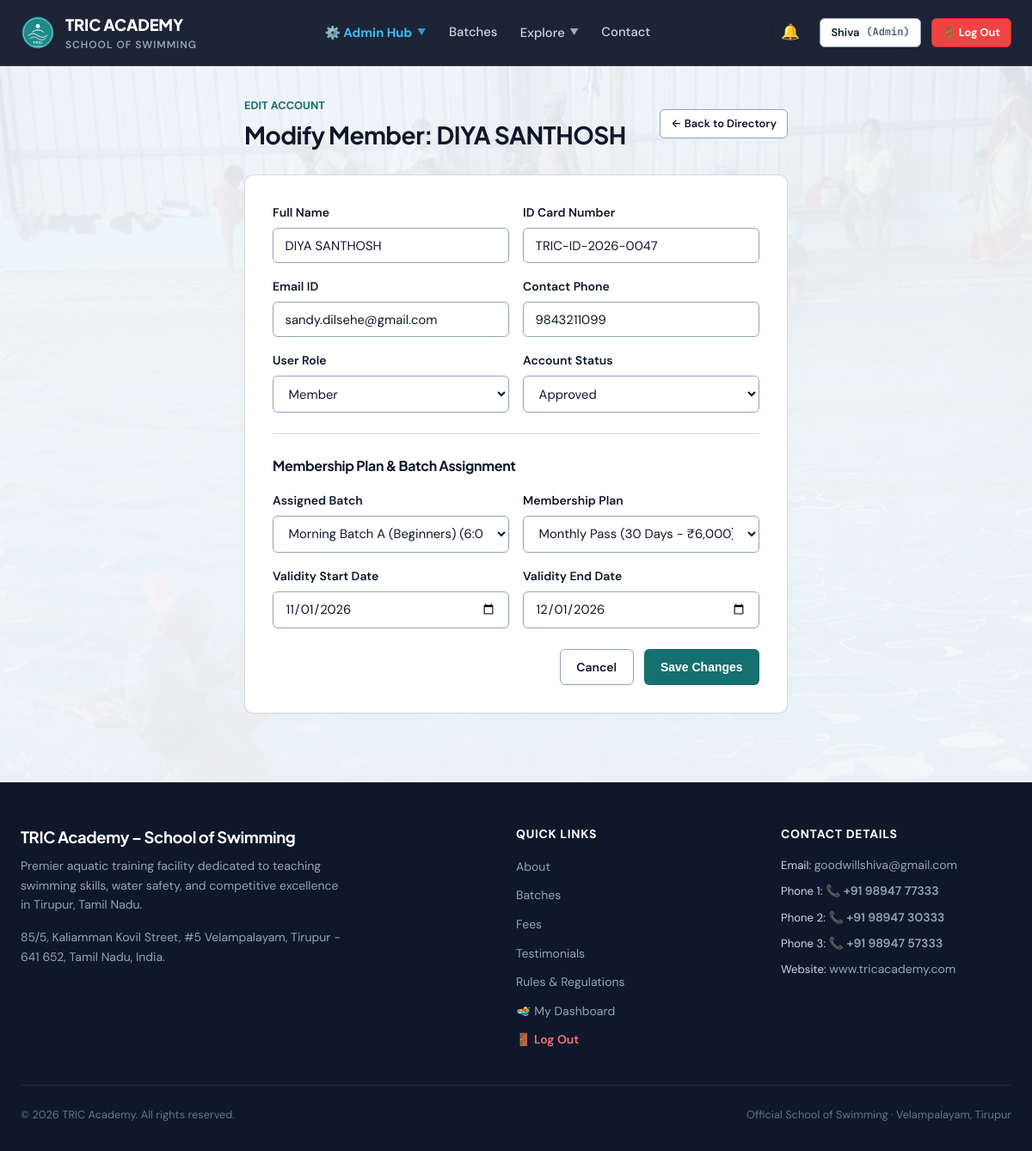
The app's page /admin/users/47/edit (signed in) with its own data.
### tables this page shows
CREATE TABLE "users" (
    id INTEGER PRIMARY KEY AUTOINCREMENT,
    app_no TEXT UNIQUE NOT NULL,
    role TEXT CHECK(role IN ('member', 'coach', 'admin')) NOT NULL DEFAULT 'member',
    status TEXT CHECK(status IN ('pending', 'approved', 'deactivated')) NOT NULL DEFAULT 'pending',
    name TEXT NOT NULL,
    email TEXT NOT NULL,
    phone TEXT NOT NULL,
    password_hash TEXT NOT NULL,
    dob DATE,
    age INTEGER,
    address TEXT,
    pincode TEXT,
    guardian_name TEXT,
    guardian_occupation TEXT,
    experience TEXT,
    pass_type_requested TEXT CHECK(pass_type_requested IN ('learn_to_swim', 'competition')) DEFAULT 'learn_to_swim',
    sponsored INTEGER DEFAULT 0,
    sponsor_cert_filename TEXT,
    photo_filename TEXT,
    health_declared INTEGER DEFAULT 0,
    rules_agreed INTEGER DEFAULT 0,
    signature_name TEXT,
    place TEXT,
    application_date DATE DEFAULT (DATE('now')),
    email_verified INTEGER DEFAULT 0,
    email_token TEXT,
    phone_verified INTEGER DEFAULT 0,
    mock_otp TEXT,
    reset_token TEXT,
    reset_token_expiry DATETIME,
    created_at DATETIME DEFAULT CURRENT_TIMESTAMP,
    rules_confirmed_at DATETIME,
    parent_id INTEGER REFERENCES users(id)
, dpdp_consent INTEGER DEFAULT 0);

CREATE TABLE office_use (
    id INTEGER PRIMARY KEY AUTOINCREMENT,
    user_id INTEGER UNIQUE NOT NULL,
    coach_recommendation TEXT,
    pass_type_issued TEXT,
    validity_start DATE,
    validity_end DATE,
    id_card_number TEXT,
    id_card_fee_paid INTEGER DEFAULT 0,
    documents_verified INTEGER DEFAULT 0,
    section_ic_signature TEXT,
    section_ic_date DATE,
    approved_by TEXT,
    approved_at DATETIME,
    FOREIGN KEY (user_id) REFERENCES users(id) ON DELETE CASCADE
);

CREATE TABLE user_memberships (
    id INTEGER PRIMARY KEY AUTOINCREMENT,
    user_id INTEGER NOT NULL,
    plan_id INTEGER NOT NULL,
    batch_id INTEGER NOT NULL,
    start_date DATE NOT NULL,
    end_date DATE NOT NULL,
    is_active INTEGER DEFAULT 1,
    created_at DATETIME DEFAULT CURRENT_TIMESTAMP,
    FOREIGN KEY (user_id) REFERENCES users(id) ON DELETE CASCADE,
    FOREIGN KEY (plan_id) REFERENCES plans(id),
    FOREIGN KEY (batch_id) REFERENCES batches(id)
);

CREATE TABLE batches (
    id INTEGER PRIMARY KEY AUTOINCREMENT,
    name TEXT NOT NULL,
    timing_desc TEXT NOT NULL,
    coach_name TEXT,
    max_capacity INTEGER DEFAULT 25,
    is_competition INTEGER DEFAULT 0
);

CREATE TABLE plans (
    id INTEGER PRIMARY KEY AUTOINCREMENT,
    name TEXT NOT NULL,
    duration_days INTEGER NOT NULL,
    fee_amount REAL NOT NULL,
    description TEXT
);

### app.py (the view, shortened to what this page needs)
@app.route('/admin/users/<int:user_id>/edit', methods=['GET', 'POST'])
@role_required(['admin'])
def admin_user_edit(user_id):
    db = get_db()
    user = db.execute(
        """
        SELECT u.*, m.plan_id, m.batch_id, m.start_date, m.end_date, o.id_card_number
        FROM users u
        LEFT JOIN user_memberships m ON u.id = m.user_id AND m.is_active = 1
        LEFT JOIN office_use o ON u.id = o.user_id
        WHERE u.id = ?
        """,
        (user_id,)
    ).fetchone()
    if not user:
        abort(404)
    batches = db.execute("SELECT * FROM batches ORDER BY id").fetchall()
    plans = db.execute("SELECT * FROM plans ORDER BY id").fetchall()
    return render_template('admin_user_edit.html', member=user, batches=batches, plans=plans)

### templates/admin_user_edit.html (shortened to what this page needs)
{% extends "base.html" %}
{% block content %}
<div class="container" style="max-width: 680px; padding-top: 2rem; padding-bottom: 5rem;">
  <div style="display: flex; justify-content: space-between; align-items: center; margin-bottom: 1.5rem;">
    <div>
      <span style="font-size: 0.8rem; font-weight: 700; color: var(--brand-primary); text-transform: uppercase;">Edit Account</span>
      <h1 style="font-size: 1.75rem;">Modify Member: {{ member.name }}</h1>
    </div>
    <a href="{{ url_for('admin_users') }}" class="btn btn-secondary btn-sm">
      ← Back to Directory
    </a>
  </div>
  <div class="card" style="padding: 2rem;">
    <form method="POST">
      <div style="display: grid; grid-template-columns: 1fr 1fr; gap: 1rem; margin-bottom: 1rem;">
        <div class="form-group" style="margin-bottom: 0;">
          <label class="form-label">Full Name</label>
          <input type="text" name="name" class="form-control" value="{{ member.name }}" required>
        </div>
        <div class="form-group" style="margin-bottom: 0;">
          <label class="form-label">ID Card Number</label>
          <input type="text" name="id_card_number" class="form-control font-mono" value="{{ member.id_card_number or '' }}">
        </div>
      </div>
      <div style="display: grid; grid-template-columns: 1fr 1fr; gap: 1rem; margin-bottom: 1rem;">
        <div class="form-group" style="margin-bottom: 0;">
          <label class="form-label">Email ID</label>
          <input type="email" name="email" class="form-control" value="{{ member.email }}" required>
        </div>
        <div class="form-group" style="margin-bottom: 0;">
          <label class="form-label">Contact Phone</label>
          <input type="tel" name="phone" class="form-control font-mono" value="{{ member.phone }}" required>
        </div>
      </div>
      <div style="display: grid; grid-template-columns: 1fr 1fr; gap: 1rem; margin-bottom: 1.5rem;">
        <div class="form-group" style="margin-bottom: 0;">
          <label class="form-label">User Role</label>
          <select name="role" class="form-control">
            <option value="member" {% if member.role == 'member' %}selected{% endif %}>Member</option>
          </select>
        </div>
        <div class="form-group" style="margin-bottom: 0;">
          <label class="form-label">Account Status</label>
          <select name="status" class="form-control">
            <option value="approved" {% if member.status == 'approved' %}selected{% endif %}>Approved</option>
          </select>
        </div>
      </div>
      <div style="border-top: 1px solid var(--border-hairline); padding-top: 1.5rem; margin-bottom: 1.5rem;">
        <h4 style="font-size: 1rem; margin-bottom: 1rem;">Membership Plan &amp; Batch Assignment</h4>
        <div style="display: grid; grid-template-columns: 1fr 1fr; gap: 1rem; margin-bottom: 1rem;">
          <div class="form-group" style="margin-bottom: 0;">
            <label class="form-label">Assigned Batch</label>
            <select name="batch_id" class="form-control">
              {% for b in batches %}
              <option value="{{ b.id }}" {% if b.id == member.batch_id %}selected{% endif %}>
                {{ b.name }} ({{ b.timing_desc }})
              </option>
              {% endfor %}
            </select>
          </div>
          <div class="form-group" style="margin-bottom: 0;">
            <label class="form-label">Membership Plan</label>
            <select name="plan_id" class="form-control">
              {% for p in plans %}
              <option value="{{ p.id }}" {% if p.id == member.plan_id %}selected{% endif %}>
                {{ p.name }} ({{ p.duration_days }} Days - ₹{{ '{:,.0f}'.format(p.fee_amount) }})
              </option>
              {% endfor %}
            </select>
          </div>
        </div>
        <div style="display: grid; grid-template-columns: 1fr 1fr; gap: 1rem;">
          <div class="form-group" style="margin-bottom: 0;">
            <label class="form-label">Validity Start Date</label>
            <input type="date" name="start_date" class="form-control" value="{{ member.start_date or '' }}">
          </div>
          <div class="form-group" style="margin-bottom: 0;">
            <label class="form-label">Validity End Date</label>
            <input type="date" name="end_date" class="form-control" value="{{ member.end_date or '' }}">
          </div>
        </div>
      </div>
      <div style="display: flex; justify-content: flex-end; gap: 0.75rem;">
        <a href="{{ url_for('admin_users') }}" class="btn btn-secondary">Cancel</a>
        <button type="submit" class="btn btn-primary">Save Changes</button>
      </div>
    </form>
  </div>
</div>
{% endblock %}

### templates/base.html (shortened to what this page needs)
<!DOCTYPE html>
<html lang="en">
<head>
  <link rel="stylesheet" href="{{ url_for('static', filename='css/theme.css') }}">
  <link rel="stylesheet" href="{{ url_for('static', filename='css/paper_form.css') }}">
</head>
<body class="{% block body_class %}{% endblock %}">
  <header class="top-navbar {% block nav_class %}{% endblock %}">
    <div class="nav-container">
      <a href="{{ url_for('index') }}" class="brand-lockup">
        <img src="{{ url_for('static', filename='images/logo.svg') }}" alt="TRIC Logo" class="brand-logo-img">
        <div>
          <span class="brand-name">TRIC ACADEMY</span>
          <span class="brand-sub" data-i18n="nav_brand_sub">School of Swimming</span>
        </div>
      </a>
      <nav class="nav-links">
        {% if current_user and current_user.role == 'member' %}
          <a href="{{ url_for('member_dashboard') }}" class="nav-link {% if request.path in ('/dashboard', '/member/dashboard') %}active{% endif %}" data-i18n="nav_dashboard">🏊 My Dashboard</a>
          <a href="{{ url_for('renew_membership') }}" class="nav-link {% if request.path == '/renew' %}active{% endif %}" data-i18n="nav_renew">⚡ Renew Pass</a>
          <a href="{{ url_for('index') }}#batches" class="nav-link" data-i18n="nav_batches">Batches</a>
        {% elif current_user and current_user.role == 'admin' %}
          <div class="nav-dropdown" id="navAdminDropdown">
            <button type="button" class="nav-dropdown-toggle {% if '/admin' in request.path %}active{% endif %}" style="color: #38BDF8; font-weight: 700;">
              <span>⚙️ Admin Hub</span>
              <span class="nav-dropdown-chevron">▼</span>
            </button>
          </div>
          <a href="{{ url_for('index') }}#batches" class="nav-link" data-i18n="nav_batches">Batches</a>
        {% else %}
          <a href="{{ url_for('index') }}#about" class="nav-link" data-i18n="nav_about">About</a>
          <a href="{{ url_for('index') }}#batches" class="nav-link" data-i18n="nav_batches">Batches</a>
          <a href="{{ url_for('index') }}#fees" class="nav-link" data-i18n="nav_fees">Fees</a>
        {% endif %}
        <div class="nav-dropdown" id="navExploreDropdown">
          <button type="button" class="nav-dropdown-toggle {% if request.path in ('/rules', '/competition') %}active{% endif %}" aria-expanded="false" aria-haspopup="true">
            <span data-i18n="nav_explore">Explore</span>
            <span class="nav-dropdown-chevron">▼</span>
          </button>
        </div>
        <a href="{{ url_for('index') }}#contact" class="nav-link" data-i18n="nav_contact">Contact</a>
      </nav>
      <div class="nav-actions">
        {% if current_user %}
          <div class="notif-dropdown-wrapper">
            <button type="button" class="notif-btn" id="notifBellBtn" title="Notifications" onclick="document.getElementById('notifMenu').classList.toggle('open')">
              🔔
            </button>
          </div>
          <a href="{{ url_for('member_dashboard') if current_user.role == 'member' else url_for('admin_dashboard') }}" class="btn btn-secondary btn-sm nav-desktop-user">
            <span>{{ current_user.name.split()[0] }}</span>
            <span class="font-mono" style="font-size: 0.75rem; color: var(--text-muted);">({{ current_user.role|capitalize }})</span>
          </a>
          <a href="{{ url_for('logout') }}" class="btn btn-danger btn-sm nav-desktop-logout" style="font-weight: 700; background-color: #EF4444; border-color: #DC2626; color: #FFFFFF;" title="Log Out" data-i18n="nav_logout">
          </a>
        {% else %}
          <a href="{{ url_for('login') }}" class="btn btn-secondary btn-sm nav-desktop-login" data-i18n="nav_login">Login</a>
          <a href="{{ url_for('apply_pass') }}" class="btn btn-primary btn-sm nav-desktop-apply" data-i18n="nav_apply">Apply for Pass</a>
        {% endif %}
      </div>
    </div>
  </header>
  <main class="main-content">
    {% block content %}{% endblock %}
  </main>
  <footer class="site-footer">
    <div class="footer-container">
      <div class="footer-brand">
        <h4>TRIC Academy – School of Swimming</h4>
        <p>Premier aquatic training facility dedicated to teaching swimming skills, water safety, and competitive excellence in Tirupur, Tamil Nadu.</p>
        <div style="margin-top: 1rem; font-size: 0.85rem; color: #94A3B8;">
          <p>85/5, Kaliamman Kovil Street, #5 Velampalayam, Tirupur - 641 652, Tamil Nadu, India.</p>
        </div>
      </div>
      <div class="footer-col">
        <h5>Quick Links</h5>
        <ul class="footer-links">
          <li><a href="{{ url_for('index') }}#about" data-i18n="nav_about">About Academy</a></li>
          <li><a href="{{ url_for('index') }}#batches" data-i18n="nav_batches">Batch Schedules</a></li>
          <li><a href="{{ url_for('index') }}#fees" data-i18n="nav_fees">Membership Fees</a></li>
          <li><a href="{{ url_for('index') }}#testimonials" data-i18n="nav_testimonials">Member Testimonials</a></li>
          <li><a href="{{ url_for('rules') }}" data-i18n="nav_rules">Pool Rules & Safety</a></li>
          {% if current_user %}
            <li><a href="{{ url_for('member_dashboard') if current_user.role == 'member' else url_for('admin_dashboard') }}" data-i18n="nav_dashboard">My Dashboard</a></li>
            <li><a href="{{ url_for('logout') }}" style="color: #F87171; font-weight: 600;" data-i18n="nav_logout">🚪 Log Out</a></li>
          {% else %}
            <li><a href="{{ url_for('apply_pass') }}" data-i18n="nav_apply">Apply for Entry Pass</a></li>
          {% endif %}
        </ul>
      </div>
      <div class="footer-col">
        <h5>Contact Details</h5>
        <ul class="footer-links" style="font-size: 0.825rem;">
          <li>Email: <a href="mailto:goodwillshiva@gmail.com">goodwillshiva@gmail.com</a></li>
          <li>Phone 1: <a href="tel:+919894777333" class="phone-link">📞 +91 98947 77333</a></li>
          <li>Phone 2: <a href="tel:+919894730333" class="phone-link">📞 +91 98947 30333</a></li>
          <li>Phone 3: <a href="tel:+919894757333" class="phone-link">📞 +91 98947 57333</a></li>
          <li>Website: <a href="http://www.tricacademy.com" target="_blank">www.tricacademy.com</a></li>
        </ul>
      </div>
    </div>
    <div class="footer-bottom">
      <span>&copy; {{ now.year }} TRIC Academy. All rights reserved.</span>
      <span>Official School of Swimming · Velampalayam, Tirupur</span>
    </div>
  </footer>
</body>
</html>

### records on screen
users: name "Shiva", role "Admin"
users: name "DIYA SANTHOSH", email "sandy.dilsehe@gmail.com", phone "9843211099", role "Member", status "Approved"
office_use: id_card_number "TRIC-ID-2026-0047"
user_memberships: batch_id "Morning Batch A (Beginners) (6:00 AM - 7:00 AM (Mon-Sat))", plan_id "Monthly Pass (30 Days - ₹6,000)", start_date "11/01/2026", end_date "12/01/2026"
